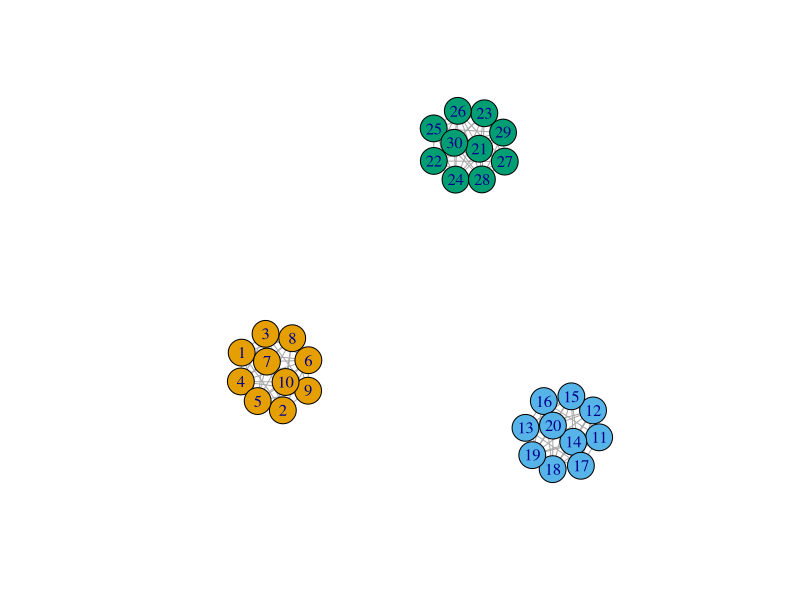
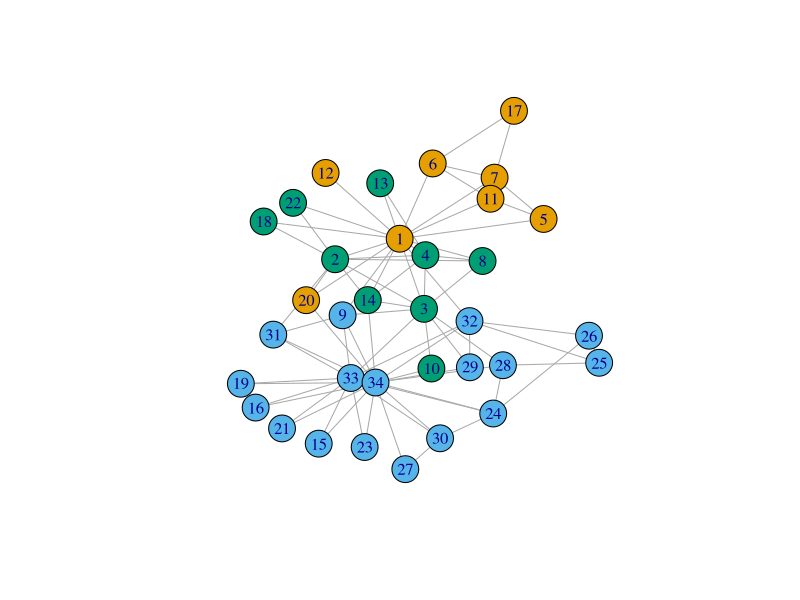
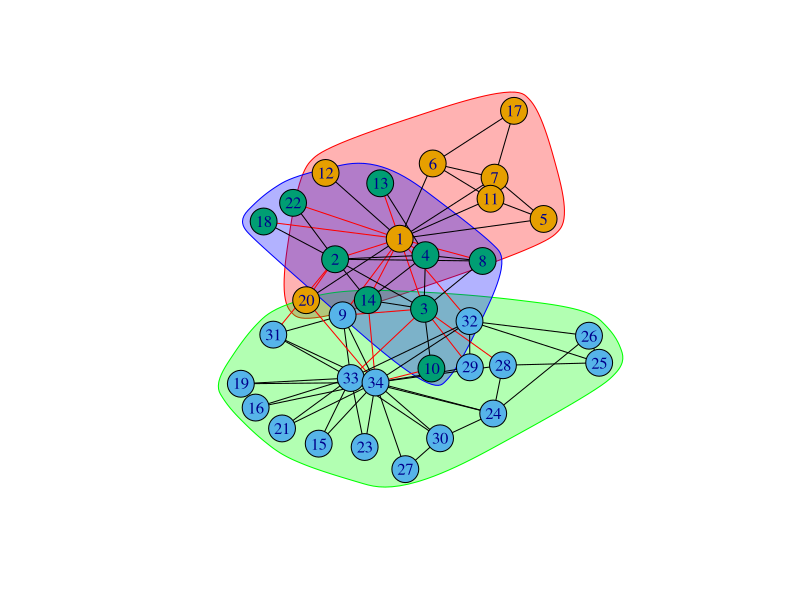
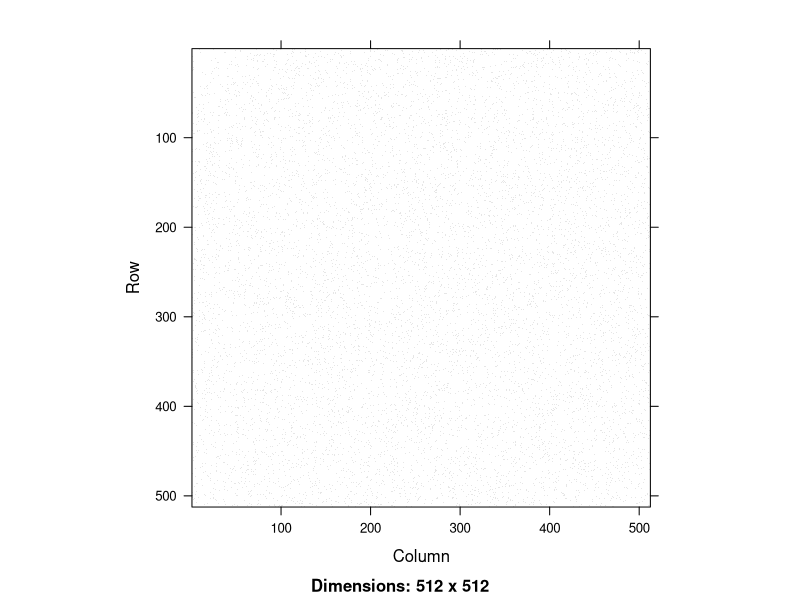
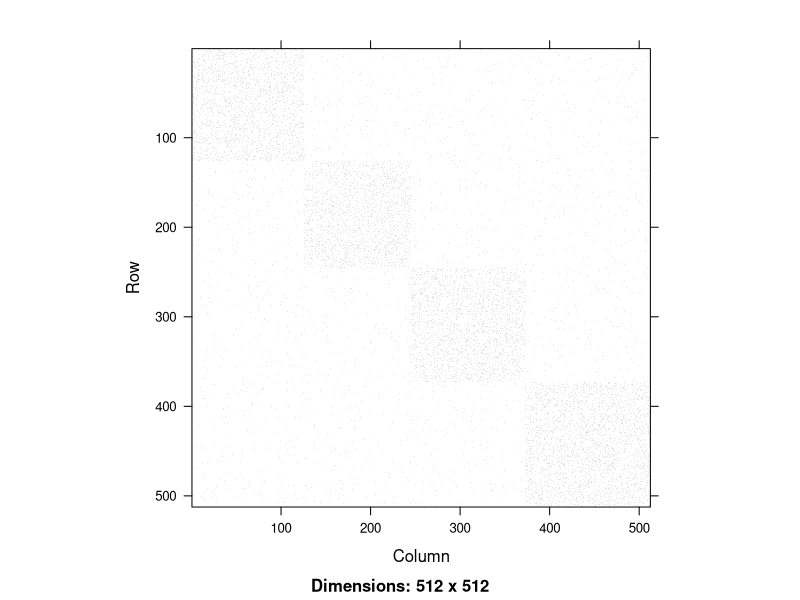
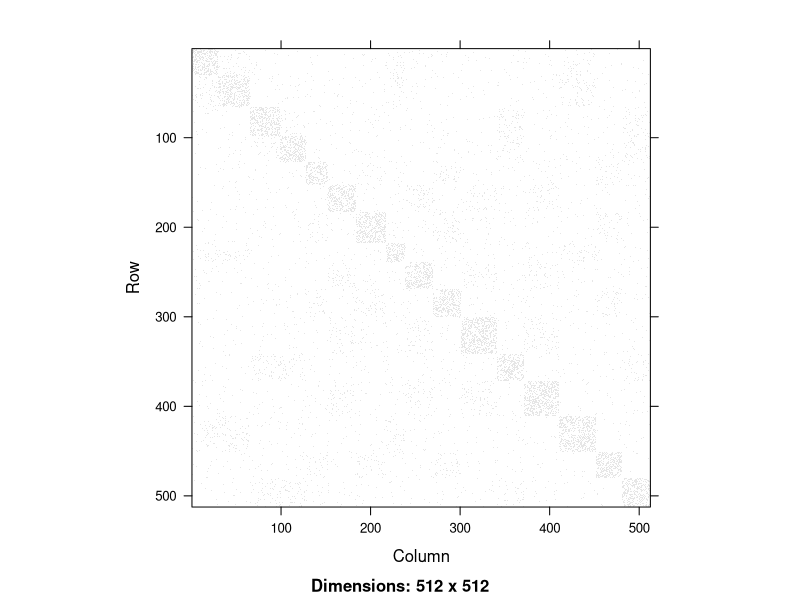
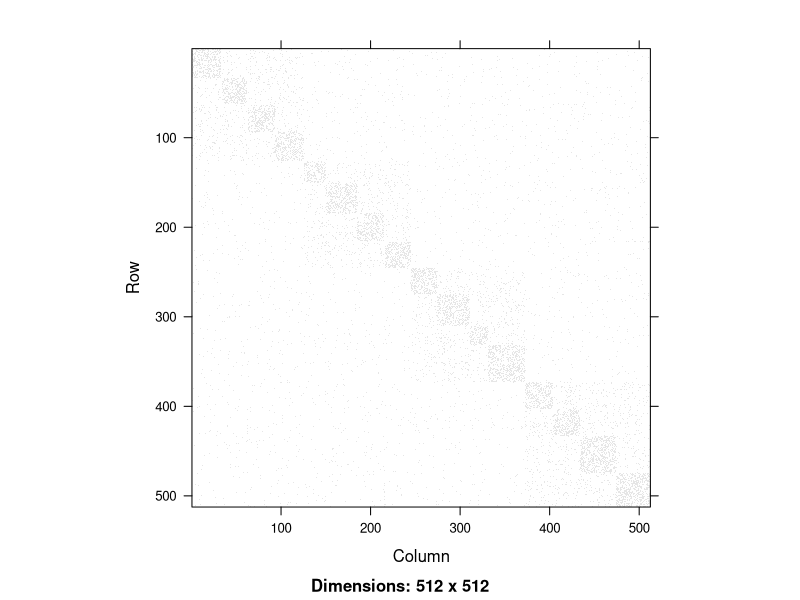
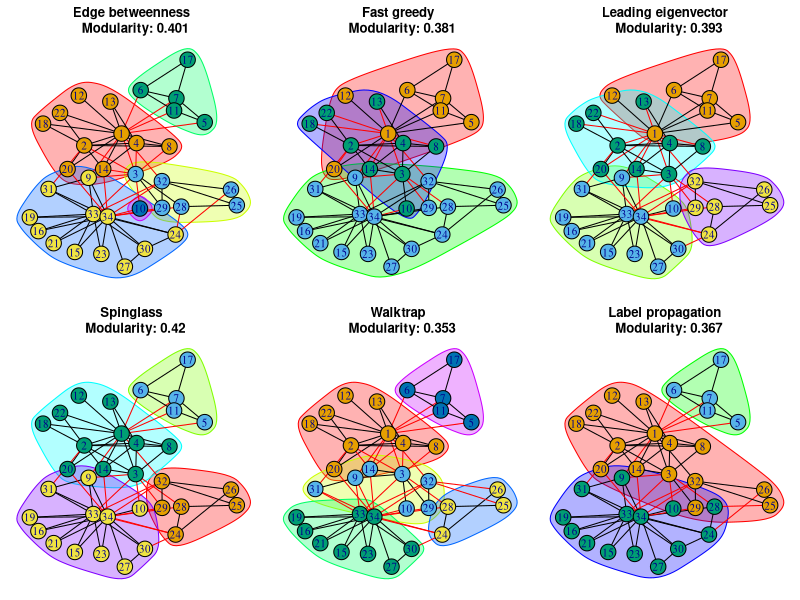

The R script that drew these images, in order:
# Grafos Introdução

install.packages('igraph')

library(igraph)

# Demo

demo(community)

# Grafo 01

grafo01 = graph(edges = c(1,2,3,4))

plot(grafo01)

grafo02 = graph(edges = c(1,2,2,3,3,4,4,1,1,4,4,3,3,2,2,1))

plot(grafo02)

grafo03 = graph(edges = c(1,2,2,3,3,4,4,1,1,1))

plot(grafo03)

# Grafo literal

grafo04 = graph_from_literal(1-+2,2-+3,3-+4,3++4,4-+1)

plot(grafo04)

grafo05 = graph_from_literal(1-2,2-3,3-4,3-4,4-1)

plot(grafo05)

grafo06 = graph_from_literal(1-2,2-3,3-4,3-4,5)

plot(grafo06)

grafo07 = graph(edges = c(1,2,2,3,3,4,4,1), directed=FALSE)

plot(grafo07)

grafo08 = graph(edges = c(1,2,2,3,3,4,4,1), directed=FALSE, n=10)

plot(grafo08)

grafo09 = graph(edges = c("A","B","B","C","C","D","D","E","E","A","A","C","C","B"))

plot(grafo09)

grafo10 = graph(edges = c("A","B","B","C","C","D","D","E","E","A","A","C","C","B"), isolates = c("F","G"))

plot(grafo10)

grafo10[]

grafo10[1,]

grafo10[,1]

V(grafo10)$name

grafo11 = graph(c("Fernando", "Pedro", "José", "Antônio", "Fernando", "José", "Fernando", "Antônio"))

plot(grafo11)

V(grafo11)$Peso = c(40,30,30,25)

vertex_attr(grafo11)

E(grafo11)$TipoAmizade = c("Amigo", "Inimigo", "Inimigo", "Amigo")

edge_attr(grafo11)

edge_attr(grafo11)$TipoAmizade

grafo11

V(grafo11)$type = "Humanos"

grafo11

E(grafo11)$Peso = c(1,2,1,3)

grafo11

V(grafo11)$Cor = c("blue", "green", "red", "yellow")

plot(grafo11)
